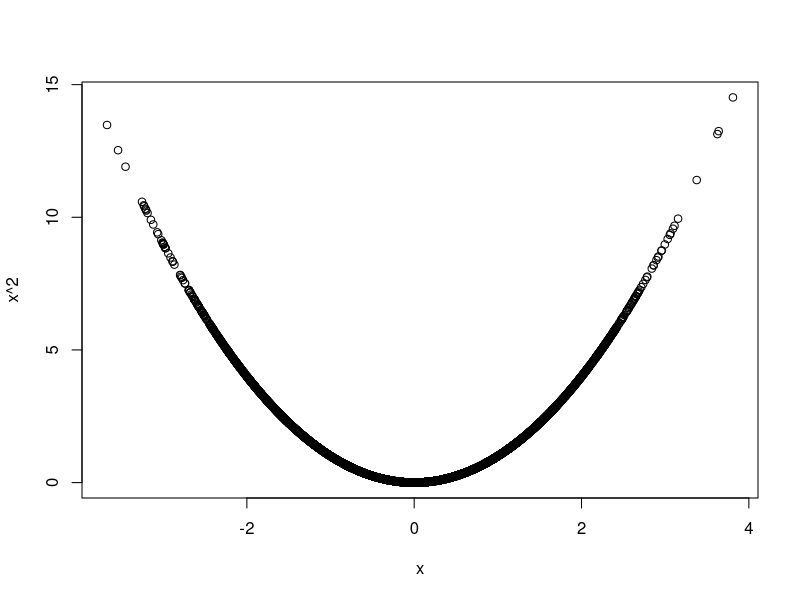
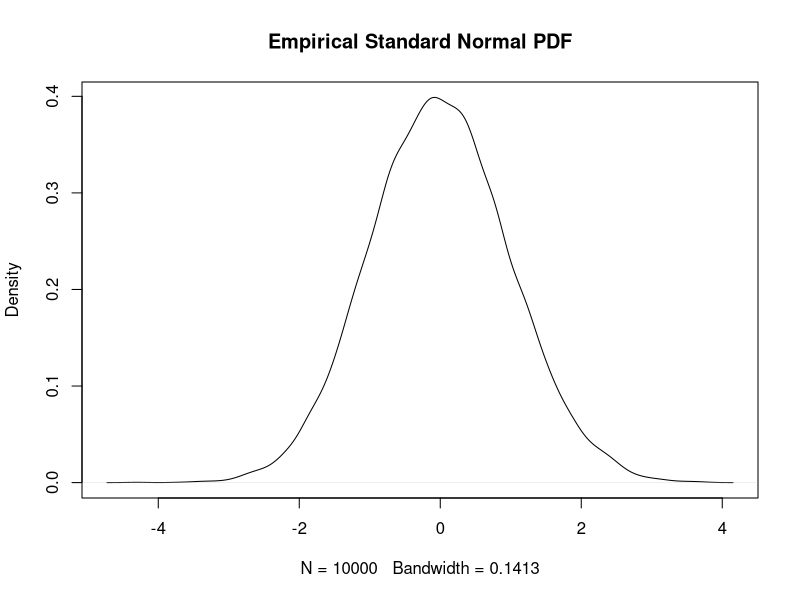
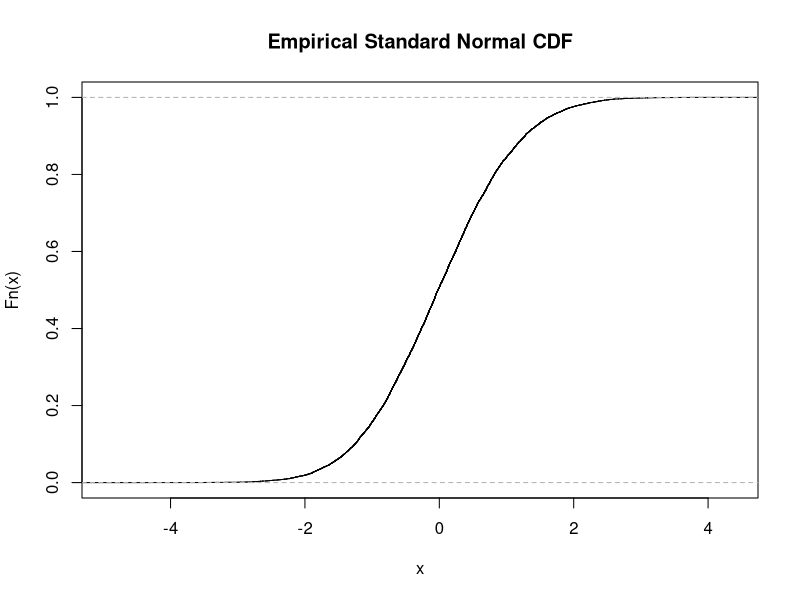
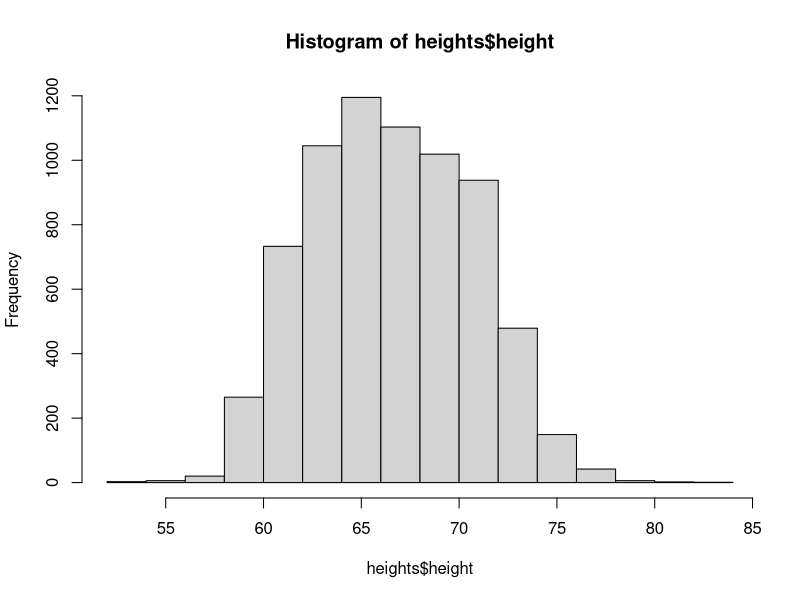
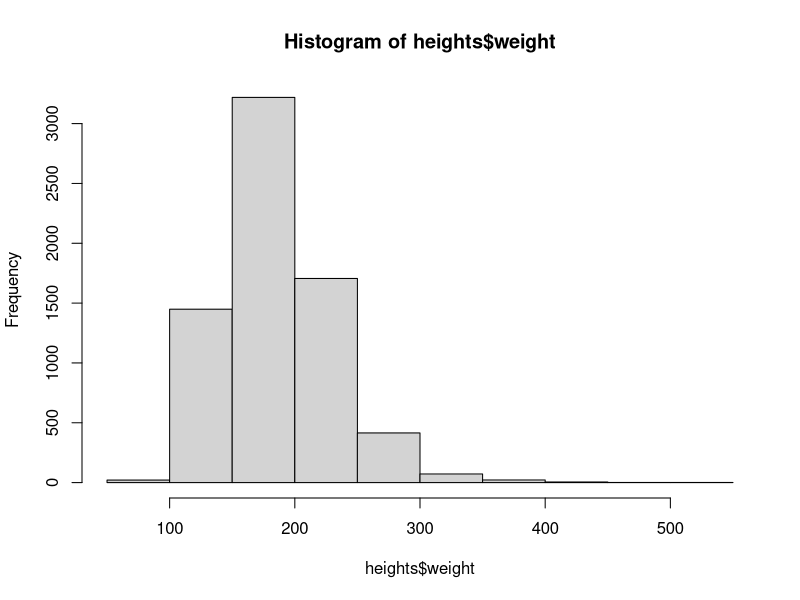
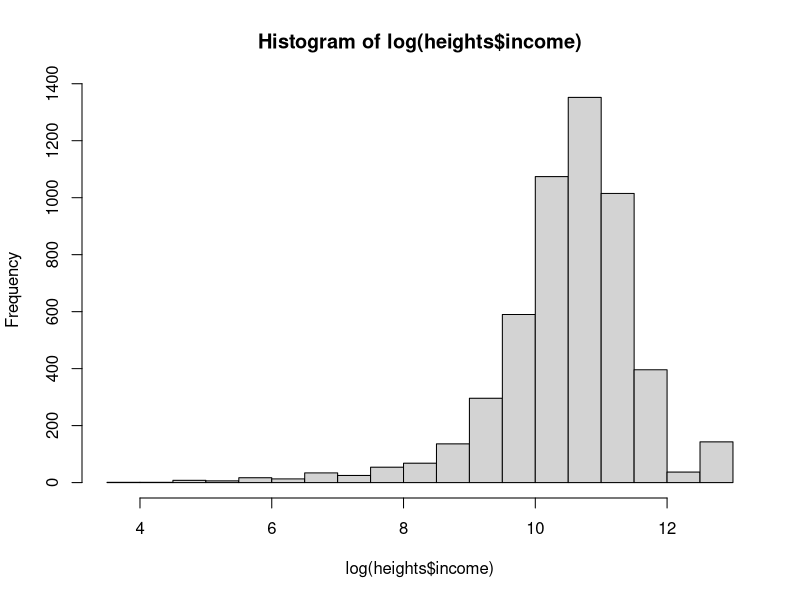
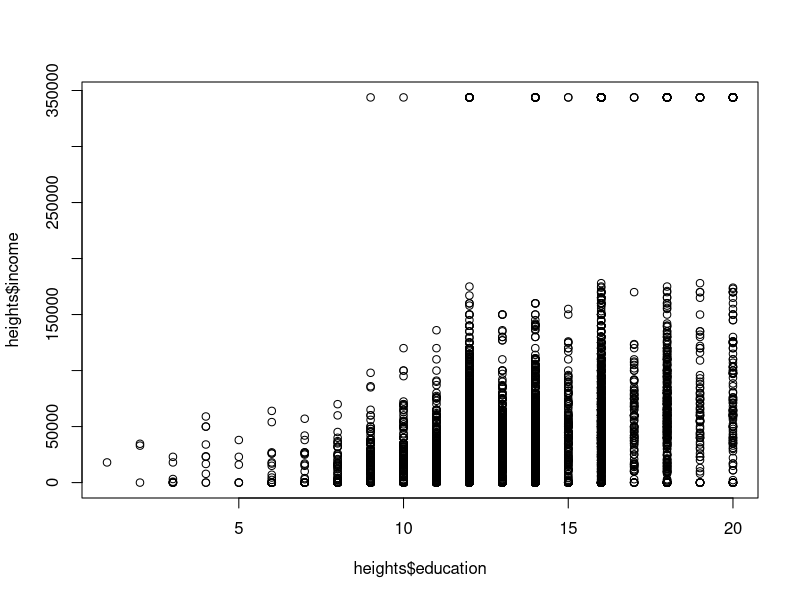
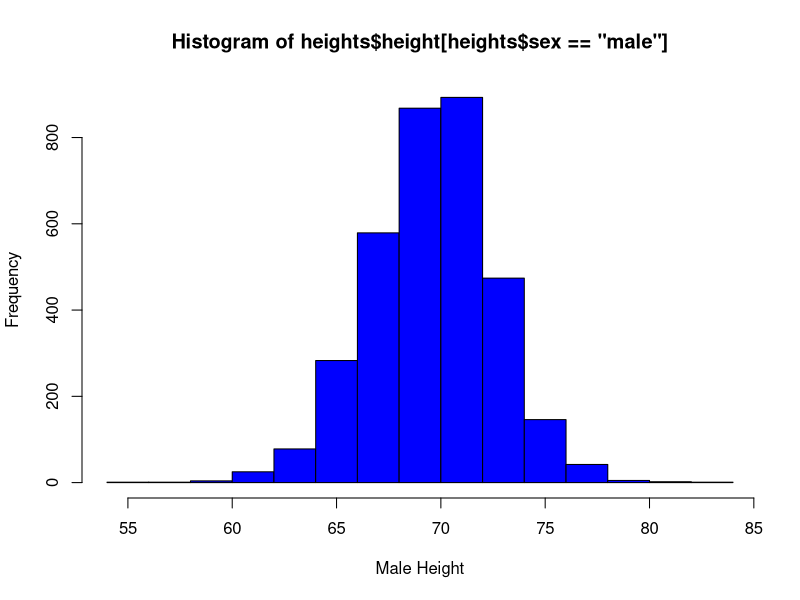

The R source for these figures, in order:
## ---- chunk 1
knitr::opts_chunk$set(echo = TRUE,warning = F,message = F)
## ---- chunk 2
#install.packages('quantmod')
library(quantmod)
## ---- chunk 3
#Using the Binomial Distribution
?pbinom
binomial_distribution <- function(n,x,theta){
  #n is going to be the number of trials
  #x is going to be the number of succesful trials i observe
  #theta is going to be the likelihood of a succeful trial
  #Step 1:
  number_of_combinations <- factorial(n)/(factorial(x)*factorial(n - x))
  #Step 2:
  calculating_odds <- theta^(x) * (1-theta)^(n - x)
  #Last Step:
  return(number_of_combinations*calculating_odds)
}
sum(binomial_distribution(n= 120, x = 101:120, theta = 0.85))
pbinom(100,120,0.85)

## ---- chunk 4
set.seed(1)
#10,000 draws from a standard normal distribution
x <- rnorm(10000)
x_2 <- x^2
plot(x,x_2,xlab='x',ylab='x^2',main='')

mean((x - mean(x))*(x_2 - mean(x_2)))

sum((x - mean(x))*(x_2 - mean(x_2)))/(length(x) - 1)
cov(x,x_2)
## ---- chunk 5
sum((x - mean(x))*(x_2 - mean(x_2)))/(length(x) - 1)/(sd(x)*sd(x_2))
cor(x,x_2)
## ---- chunk 6
normal_data <- rnorm(10000)
plot(density(normal_data),typ='l',main='Empirical Standard Normal PDF')

empirical_cdf <- ecdf(normal_data)
plot(empirical_cdf,main='Empirical Standard Normal CDF')
## ---- chunk 7
#Uncomment the line below and run it to install the package. After install re-comment the line. You only need to install once. 
#install.packages('modelr')
library(modelr)
#After loading in the package we can acces some of the data that comes with it. We will use the heights dataset.
?heights
head(heights)
nrow(heights) #7006 rows of data
colnames(heights)
ncol(heights)
## ---- chunk 8
heights[,2]
hist(heights$height)
hist(heights$weight)
hist(log(heights$income))
## ---- chunk 9

#How many reported male and females in sample?
table(heights$sex)
table(heights$marital)
table(heights$education)
plot(heights$education,heights$income)

hist(heights$height[heights$sex == 'male'],col='blue',xlab='Male Height',breaks = 20) 

hist(heights$height[heights$sex == 'female'],breaks = 20,col='red',xlab='Female Height')

#What is the average male and female height?
tapply(heights$height,heights$sex,mean)
#What is the standard deviation of male and female height?
tapply(heights$height,heights$sex,sd)
#How can we compare our distributions to a normal distribution?
hist(heights$height,freq = F)
lines(density(rnorm(100000,mean(heights$height),sd(heights$height))))
